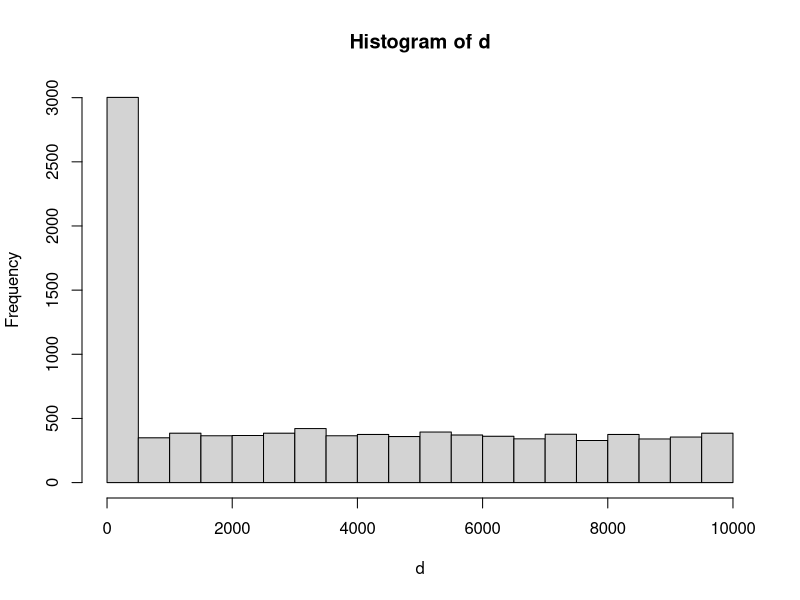
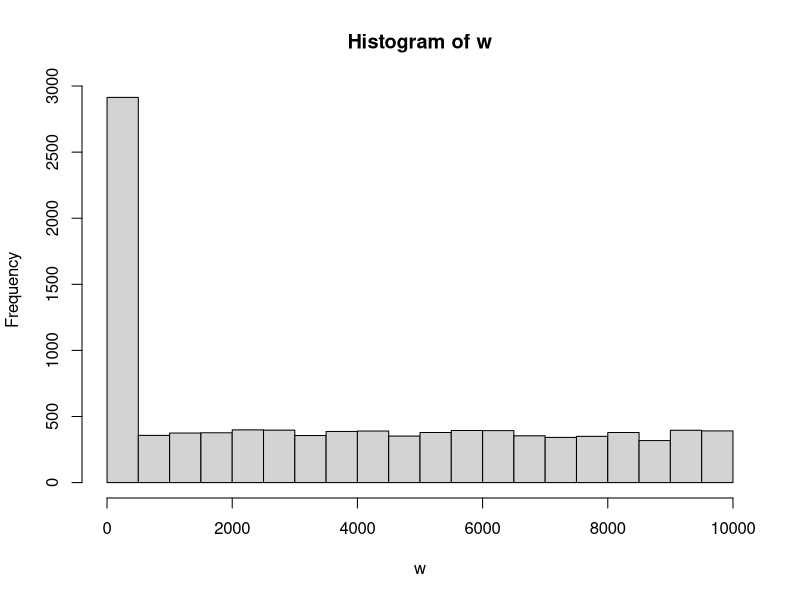

Write R code to recreate these figures, in order.
get_name <- function(population,
                     hotspot_percent,
                     hotspot_size) {
  hotspot = sample(1:population, 1) %% 100
  
  if (hotspot <= hotspot_percent) {
    cust_id = (sample(1:population, 1) %% hotspot_size) + 1
  } else {
    cust_id = sample(1:population, 1)
  }
  
  return(cust_id)
  
}

get_name2 <- function(accounts) {
  if (accounts == 10) {
    cust_id = sample(1:accounts, 1)
  } else if( accounts == 100) {
    cust_id = sample(1:accounts, 1)
  } else {
    n = runif(1)
    if (n < 0.25) {
      cust_id = sample(1:100, 1)
    } else {
      cust_id = sample(1:accounts, 1)
    }
  }
  return(cust_id)
}

n = 10000
pop = 10000
d = rep(0, n)
w = rep(0, n)

for (i in 1:n) {
  d[i] = get_name(pop, 25, 100)
  w[i] = get_name2(pop)
  
}

hist(d)
hist(w)




